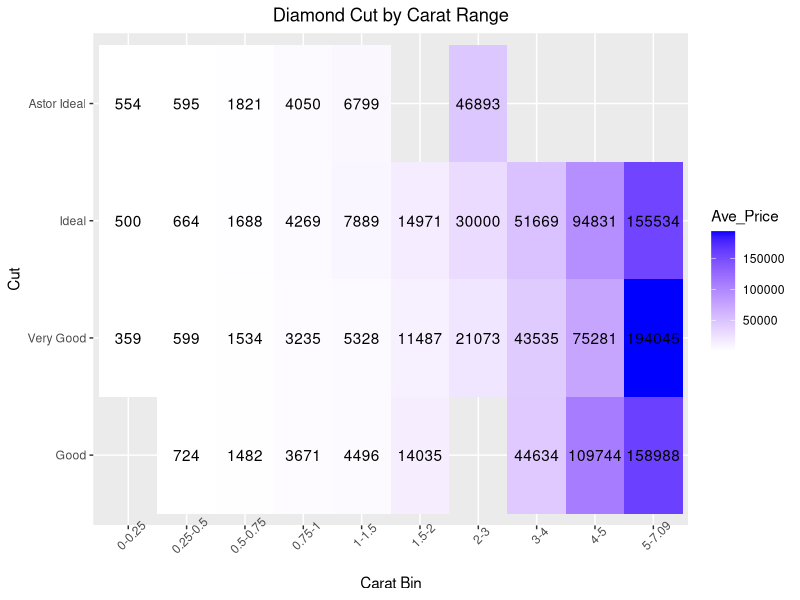
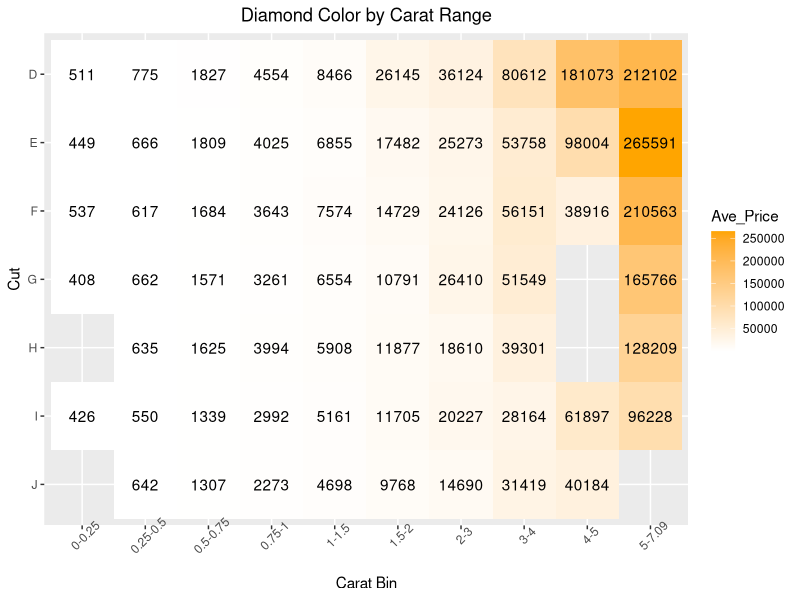
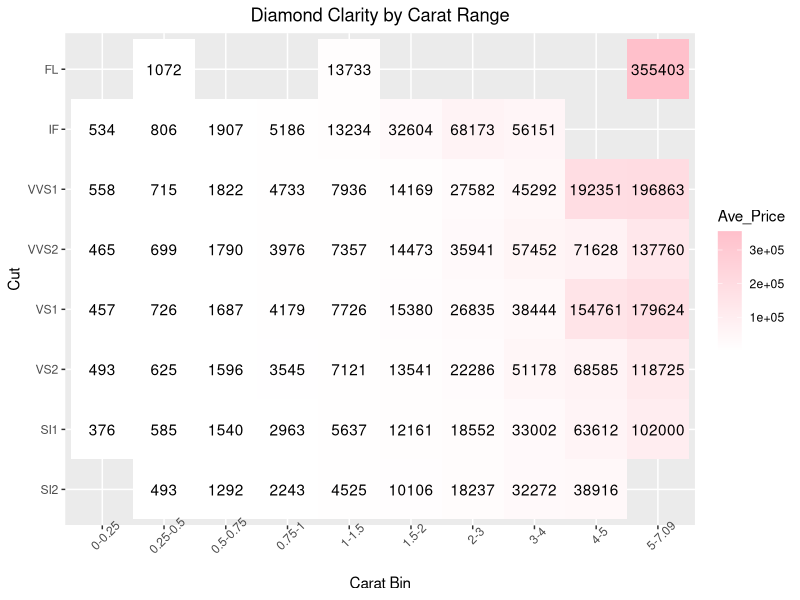

These figures' R source, in order:
## ---- chunk 1
knitr::opts_chunk$set(echo = TRUE)
## ---- chunk 2
# Library Packages
library(tidyverse)
library(knitr)
library(kableExtra)
library(patchwork)

# Read in data
Diamonds<-read.csv("diamonds4.csv", header=TRUE)
## ---- chunk 3
Diamonds<-Diamonds%>%
  mutate(cut=cut%>%
           fct_relevel(c("Good","Very Good","Ideal","Astor Ideal")))%>%
  mutate(clarity=clarity%>%
           fct_relevel(c("SI2","SI1","VS2","VS1","VVS2","VVS1","IF","FL")))%>%
  mutate(color=color%>%
           fct_relevel(c("J","I","H","G","F","E","D")))

carat_new_bins <- Diamonds %>%
  drop_na(carat) %>%
  mutate(carat_bin = cut(carat,
                         breaks = c(0, 0.25, 0.5, 0.75, 1, 1.5, 2, 3, 4, 5, max(carat)),
                         labels = c("0-0.25", "0.25-0.5", "0.5-0.75", "0.75-1", "1-1.5", "1.5-2", "2-3", "3-4", "4-5", paste("5",max(carat),sep="-")),
                         right = FALSE)) %>%
  drop_na(carat_bin)

CutCarat<-carat_new_bins%>%
  group_by(cut,carat_bin)%>%
  summarise(Ave_Price=round(mean(price),0))%>%
  ungroup()

ColorCarat<-carat_new_bins%>%
  group_by(color,carat_bin)%>%
  summarise(Ave_Price=round(mean(price),0))%>%
  ungroup()

ClarityCarat<-carat_new_bins%>%
  group_by(clarity,carat_bin)%>%
  summarise(Ave_Price=round(mean(price),0))%>%
  ungroup()
## ---- chunk 4
ggplot(CutCarat,aes(x=carat_bin,y=cut,fill=Ave_Price))+
  geom_tile()+
  scale_fill_gradient(low="white",high="blue")+
  theme(axis.text.x=element_text(angle=45), plot.title = element_text(hjust=0.5))+
  geom_text(aes(label=Ave_Price))+
  labs(x="Carat Bin",y="Cut",
       title="Diamond Cut by Carat Range")
## ---- chunk 5
cut_Minimum_Tab<-CutCarat%>%
  group_by(carat_bin)%>%
  mutate(Minimum=min(Ave_Price))%>%
  filter(Ave_Price==Minimum)

cut_Maximum_Tab<-CutCarat%>%
  group_by(carat_bin)%>%
  mutate(Maximum=max(Ave_Price))%>%
  filter(Ave_Price==max(Ave_Price))

cut_Full_Tab<-bind_rows(cut_Minimum_Tab,cut_Maximum_Tab)%>%
  arrange(carat_bin,Ave_Price)

cut_tab_calc<-cut_Full_Tab%>%
  group_by(carat_bin)%>%
  mutate(Price_Range=max(Ave_Price)-min(Ave_Price))

cut_tab_calc%>%
  kbl(format="latex",booktabs = TRUE,
      caption="\\textbf{Minimum and Maximum Average Cut Values per Carat Bin}")%>%
  kable_styling(latex_options = "striped")
## ---- chunk 6
ggplot(ColorCarat,aes(x=carat_bin,y=color,fill=Ave_Price))+
  geom_tile()+
  scale_fill_gradient(low="white",high="orange")+
  theme(axis.text.x=element_text(angle=45), plot.title = element_text(hjust=0.5))+
  geom_text(aes(label=Ave_Price))+
  labs(x="Carat Bin",y="Cut",
       title="Diamond Color by Carat Range")
## ---- chunk 7
color_Minimum_Tab<-ColorCarat%>%
  group_by(carat_bin)%>%
  mutate(Minimum=min(Ave_Price))%>%
  filter(Ave_Price==Minimum)

color_Maximum_Tab<-ColorCarat%>%
  group_by(carat_bin)%>%
  mutate(Maximum=max(Ave_Price))%>%
  filter(Ave_Price==max(Ave_Price))

color_Full_Tab<-bind_rows(color_Minimum_Tab,color_Maximum_Tab)%>%
  arrange(carat_bin,Ave_Price)

color_tab_calc<-color_Full_Tab%>%
  group_by(carat_bin)%>%
  mutate(Price_Range=max(Ave_Price)-min(Ave_Price))

color_tab_calc%>%
  kbl(format="latex",booktabs = TRUE,
      caption="\\textbf{Minimum and Maximum Average Color Values per Carat Bin}")%>%
  kable_styling(latex_options = "striped")
## ---- chunk 8
ggplot(ClarityCarat,aes(x=carat_bin,y=clarity,fill=Ave_Price))+
  geom_tile()+
  scale_fill_gradient(low="white",high="pink")+
  theme(axis.text.x=element_text(angle=45), plot.title = element_text(hjust=0.5))+
  geom_text(aes(label=Ave_Price))+
  labs(x="Carat Bin",y="Cut",
       title="Diamond Clarity by Carat Range")
## ---- chunk 9
clarity_Minimum_Tab<-ClarityCarat%>%
  group_by(carat_bin)%>%
  mutate(Minimum=min(Ave_Price))%>%
  filter(Ave_Price==Minimum)

clarity_Maximum_Tab<-ClarityCarat%>%
  group_by(carat_bin)%>%
  mutate(Maximum=max(Ave_Price))%>%
  filter(Ave_Price==max(Ave_Price))

clarity_Full_Tab<-bind_rows(clarity_Minimum_Tab,clarity_Maximum_Tab)%>%
  arrange(carat_bin,Ave_Price)

clarity_tab_calc<-clarity_Full_Tab%>%
  group_by(carat_bin)%>%
  mutate(Price_Range=max(Ave_Price)-min(Ave_Price))

clarity_tab_calc%>%
  kbl(format="latex",booktabs = TRUE,
      caption="\\textbf{Minimum and Maximum Average Clarity Values per Carat Bin}")%>%
  kable_styling(latex_options = "striped")
